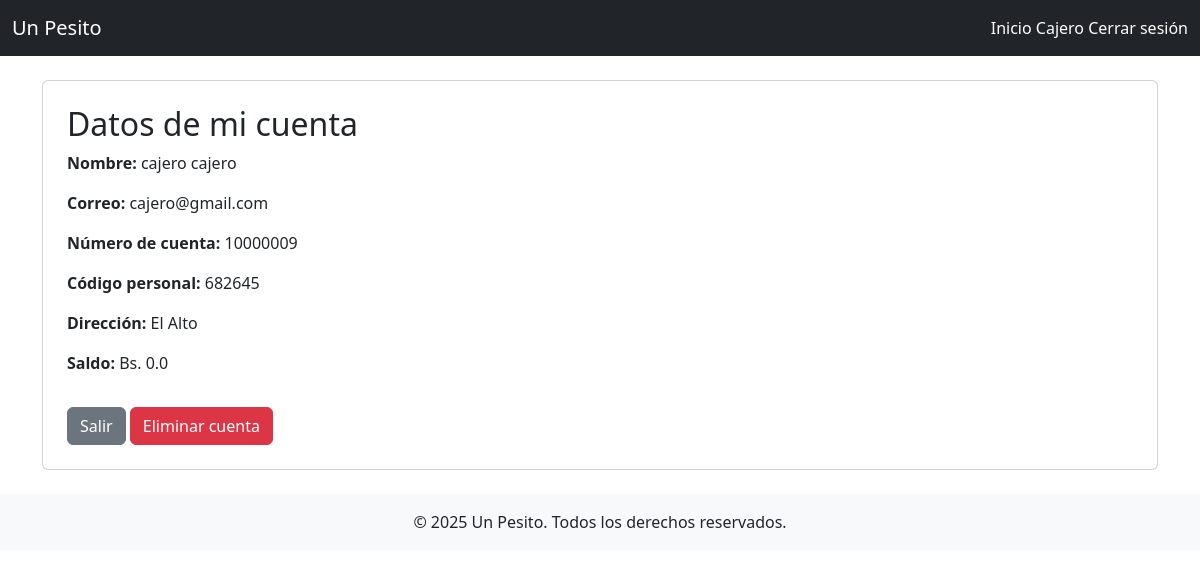
The app's page /user/mi_cuenta (signed in) with its own data.
### app/models/user.py (models this page shows, shortened)
class User(UserMixin, db.Model):
    __tablename__ = 'user'
    id = db.Column(db.Integer, primary_key=True)
    nombre = db.Column(db.String(100), nullable=False)
    apellido = db.Column(db.String(100), nullable=False)
    ci = db.Column(db.String(20), unique=True, nullable=False)
    direccion = db.Column(db.String(200))
    saldo = db.Column(db.Float, default=0.0)
    telefono = db.Column(db.String(20))
    correo = db.Column(db.String(120), unique=True)
    username = db.Column(db.String(50), unique=True, nullable=False)
    password = db.Column(db.String(200), nullable=False)
    role = db.Column(db.String(20), default='cliente')
    balance = db.Column(db.Float, default=0.0)
    codigo_verificacion = db.Column(db.String(10))  # Código permanente del cajero
    transacciones = db.relationship('Transaction', backref='usuario', lazy=True)
    loans = db.relationship('Loan', backref='user', lazy=True)

### app/controllers/user_controller.py (the view)
@user_bp.route('/mi_cuenta')
@login_required
def mi_cuenta():
    return render_template('user/mi_cuenta.html', user=current_user)

### app/controllers/auth_controller.py (called while the page is built)
@login_manager.user_loader
def load_user(user_id):
    return User.query.get(int(user_id))

### app/templates/user/mi_cuenta.html (shortened to what this page needs)
{% extends 'shared/base.html' %}
{% block content %}
<div class="card p-4">
    <h2>Datos de mi cuenta</h2>
    <p><strong>Nombre:</strong> {{ user.nombre }} {{ user.apellido }}</p>
    <p><strong>Correo:</strong> {{ user.correo }}</p>
    <p><strong>Número de cuenta:</strong> {{ user.ci }}</p>
    <p><strong>Código personal:</strong> {{ user.codigo_verificacion }}</p>
    <p><strong>Dirección:</strong> {{ user.direccion }}</p>
    <p><strong>Saldo:</strong> Bs. {{ user.balance }}</p>
    <div class="mt-3">
        <a href="{{ url_for('user.dashboard') }}" class="btn btn-secondary">Salir</a>
        <a href="#" class="btn btn-danger">Eliminar cuenta</a>
    </div>
</div>
{% endblock %}

### records on screen
User: nombre "cajero", apellido "cajero", correo "cajero@gmail.com", ci "10000009", codigo_verificacion "682645", direccion "El Alto", balance "0.0"
